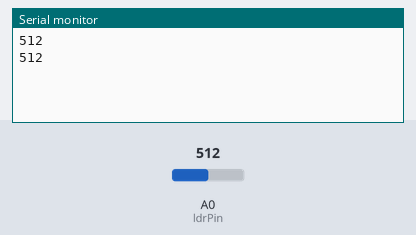
Simulated run of this sketch. Board: Arduino Uno, built with avr-gcc and run on an emulated ATmega328P. Shown: the last lines printed to the serial monitor. Inputs (shaded band) come from the test bench; at power-on: A0 (ldrPin) = 512.

Above: at 1.8 s.
1.9 s: A0 (ldrPin) set to 716
At 2.8 s:
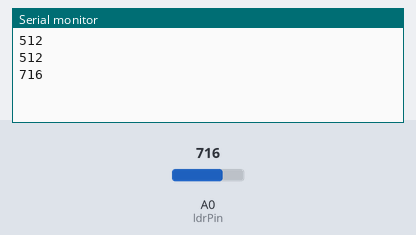
3.4 s: A0 (ldrPin) set to 900
At 4.4 s:
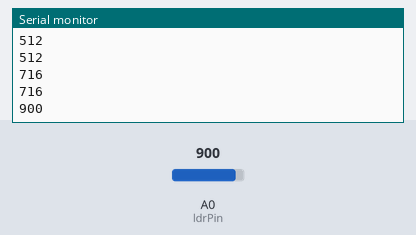
Timing chart, 0 to 6.4 s (numbered marks = the images above; inputs shaded):
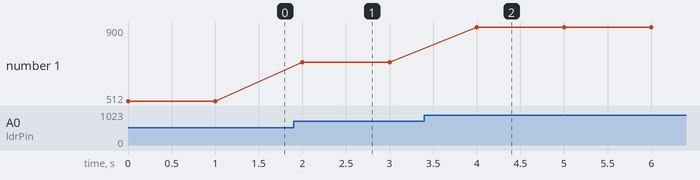

Measured:
- after the input at 1.9 s, the serial monitor: prints a new line after 0.10 s (image 1)
- after the input at 3.4 s, the serial monitor: prints a new line after 0.60 s (image 2)
- plotted number 1: 512 → 716 after the input at 1.9 s, 716 → 900 after the input at 3.4 s

The sketch:

led-ldr.ino
```cpp
const int ldrPin = A0; // Define LDR pin
const int ledPin = 0; // Define LED pin
int ldrValue; // Variable to store LDR value
int thresholdValue = 1300; // Threshold value for LDR

void setup() {
  pinMode(ledPin, OUTPUT); // Set LED pin as output
  Serial.begin(115200); // Initialize serial communication at 115200 baud rate
}

void loop() {
  ldrValue = analogRead(ldrPin); // Read LDR value
  Serial.println(ldrValue); // Print LDR value to serial monitor

  if (ldrValue < thresholdValue) { // Check if LDR value is below threshold
    digitalWrite(ledPin, HIGH); // Turn on LED
  } else {
    digitalWrite(ledPin, LOW); // Turn off LED
  }

  delay(1000); // Wait for 1 second
}
```
